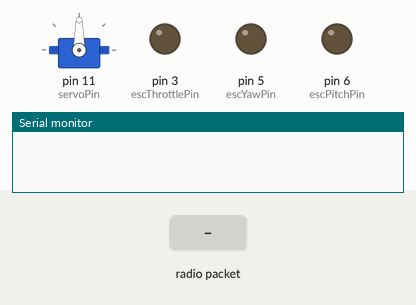
This sketch was run on a simulated Arduino Uno, built with avr-gcc and run on an emulated ATmega328P. On the bench: servo, output pins drawn as LEDs (lit = HIGH), the last lines printed to the serial monitor. The test bench sets the inputs (shaded band). No radio packets arrive unless stated; pins used as bus, display or sensor lines are not drawn.

Above: at 1.2 s.
1.3 s: radio packet "5" arrives
At 1.6 s:
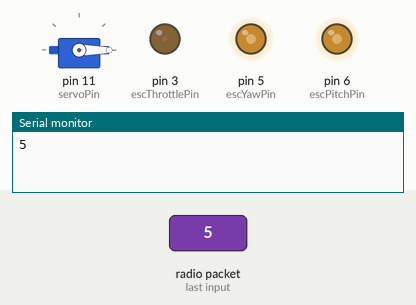
2.8 s: radio packet "90" arrives
At 3.9 s:
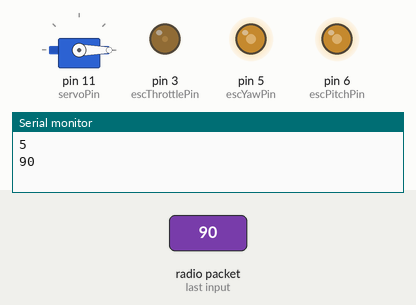
Timing chart, 0 to 5.8 s (numbered marks = the images above; inputs shaded):
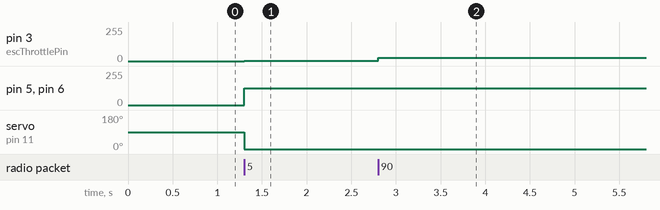

The sketch:

drone_arduino.ino
```cpp
#include <SPI.h>
#include <nRF24L01.h>
#include <RF24.h>
#include <Servo.h>

// Define the pins for the NRF24L01 transceiver
#define CE_PIN 9
#define CNS_PIN 10

// Create an RF24 object
RF24 radio(CE_PIN, CNS_PIN);

// Define the address for the transceiver
const byte address[6] = "00001";

// Servo object to control the servo motor
Servo myServo;

// Define pins for motor ESCs and servo
const int escThrottlePin = 3;
const int escYawPin = 5;
const int escPitchPin = 6;
const int escRollPin = 9;
const int servoPin = 11;

// Variables to store received data
int throttle = 1500;
int yaw = 1500;
int pitch = 1500;
int roll = 1500;
bool servo_toggled = false;

void setup() {
  // Initialize serial communication for debugging
  Serial.begin(9600);

  // Initialize the RF24 radio
  radio.begin();

  // Set the address for reading data
  radio.openReadingPipe(0, address);

  // Set the radio to receive mode
  radio.setPALevel(RF24_PA_LOW);
  radio.startListening();

  // Attach the servo to the pin
  myServo.attach(servoPin);

  // Initialize the ESCs
  pinMode(escThrottlePin, OUTPUT);
  pinMode(escYawPin, OUTPUT);
  pinMode(escPitchPin, OUTPUT);
  pinMode(escRollPin, OUTPUT);
}

void loop() {
  // Check if there is data available to be read
  if (radio.available()) {
    // Buffer to store the received data
    char receivedData[32] = "";

    // Read the data into the buffer
    radio.read(&receivedData, sizeof(receivedData));

    // Print the received data for debugging
    Serial.println(receivedData);

    // Parse the received data
    parseData(receivedData);

    // Control the ESCs and servo based on the received data
    controlMotorsAndServo();
  }
}

// Function to parse the received data
void parseData(char* data) {
  // Split the received string into components
  char* token = strtok(data, ",");

  if (token != NULL) throttle = atoi(token);
  token = strtok(NULL, ",");
  if (token != NULL) yaw = atoi(token);
  token = strtok(NULL, ",");
  if (token != NULL) pitch = atoi(token);
  token = strtok(NULL, ",");
  token = strtok(NULL, ",");
  if (token != NULL) roll = atoi(token);
  token = strtok(NULL, ",");
  if (token != NULL) servo_toggled = atoi(token);
}

// Function to control the ESCs and the servo
void controlMotorsAndServo() {
  // Send the throttle, yaw, pitch, and roll values to the ESCs
  analogWrite(escThrottlePin, map(throttle, 1000, 2000, 0, 255));
  analogWrite(escYawPin, map(yaw, 1000, 2000, 0, 255));
  analogWrite(escPitchPin, map(pitch, 1000, 2000, 0, 255));
  analogWrite(escRollPin, map(roll, 1000, 2000, 0, 255));

  // Toggle the servo if the command was received
  if (servo_toggled) {
    myServo.write(90);  // Move servo to 90 degrees
  } else {
    myServo.write(0);   // Move servo back to 0 degrees
  }
}
```

Measured:
- after the input at 1.3 s, pin 3 (escThrottlePin): 0/255 → 3/255 at once; pin 5 (escYawPin), pin 6 (escPitchPin): 0/255 → 127/255 at once; servo on pin 11 (servoPin): 90° → 0° at once
- after the input at 2.8 s, pin 3 (escThrottlePin): 3/255 → 24/255 at once
